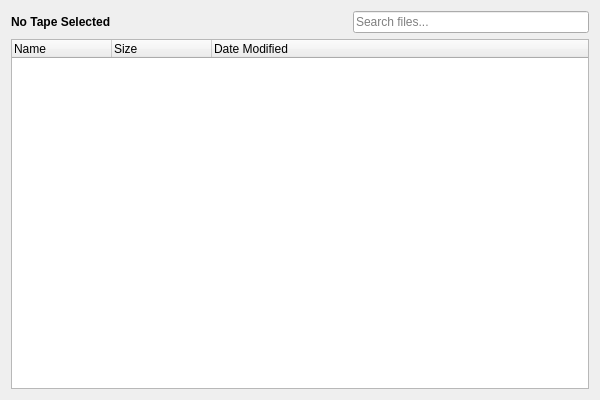
<?xml version="1.0" encoding="UTF-8"?>
<ui version="4.0">
 <class>FileBrowserWidget</class>
 <widget class="QWidget" name="FileBrowserWidget">
  <property name="geometry">
   <rect>
    <x>0</x>
    <y>0</y>
    <width>600</width>
    <height>400</height>
   </rect>
  </property>
  <layout class="QVBoxLayout" name="verticalLayout">
   <item>
    <layout class="QHBoxLayout" name="horizontalLayout">
     <item>
      <widget class="QLabel" name="lblTapeName">
       <property name="text">
        <string>No Tape Selected</string>
       </property>
       <property name="font">
        <font>
         <weight>75</weight>
         <bold>true</bold>
        </font>
       </property>
      </widget>
     </item>
     <item>
      <spacer name="horizontalSpacer">
       <property name="orientation">
        <enum>Qt::Horizontal</enum>
       </property>
       <property name="sizeHint" stdset="0">
        <size>
         <width>40</width>
         <height>20</height>
        </size>
       </property>
      </spacer>
     </item>
     <item>
      <widget class="QLineEdit" name="txtSearch">
       <property name="placeholderText">
        <string>Search files...</string>
       </property>
      </widget>
     </item>
    </layout>
   </item>
   <item>
    <widget class="QTreeWidget" name="treeFiles">
     <property name="columnCount">
      <number>3</number>
     </property>
     <column>
      <property name="text">
       <string>Name</string>
      </property>
     </column>
     <column>
      <property name="text">
       <string>Size</string>
      </property>
     </column>
     <column>
      <property name="text">
       <string>Date Modified</string>
      </property>
     </column>
    </widget>
   </item>
  </layout>
 </widget>
 <resources/>
 <connections/>
</ui>
